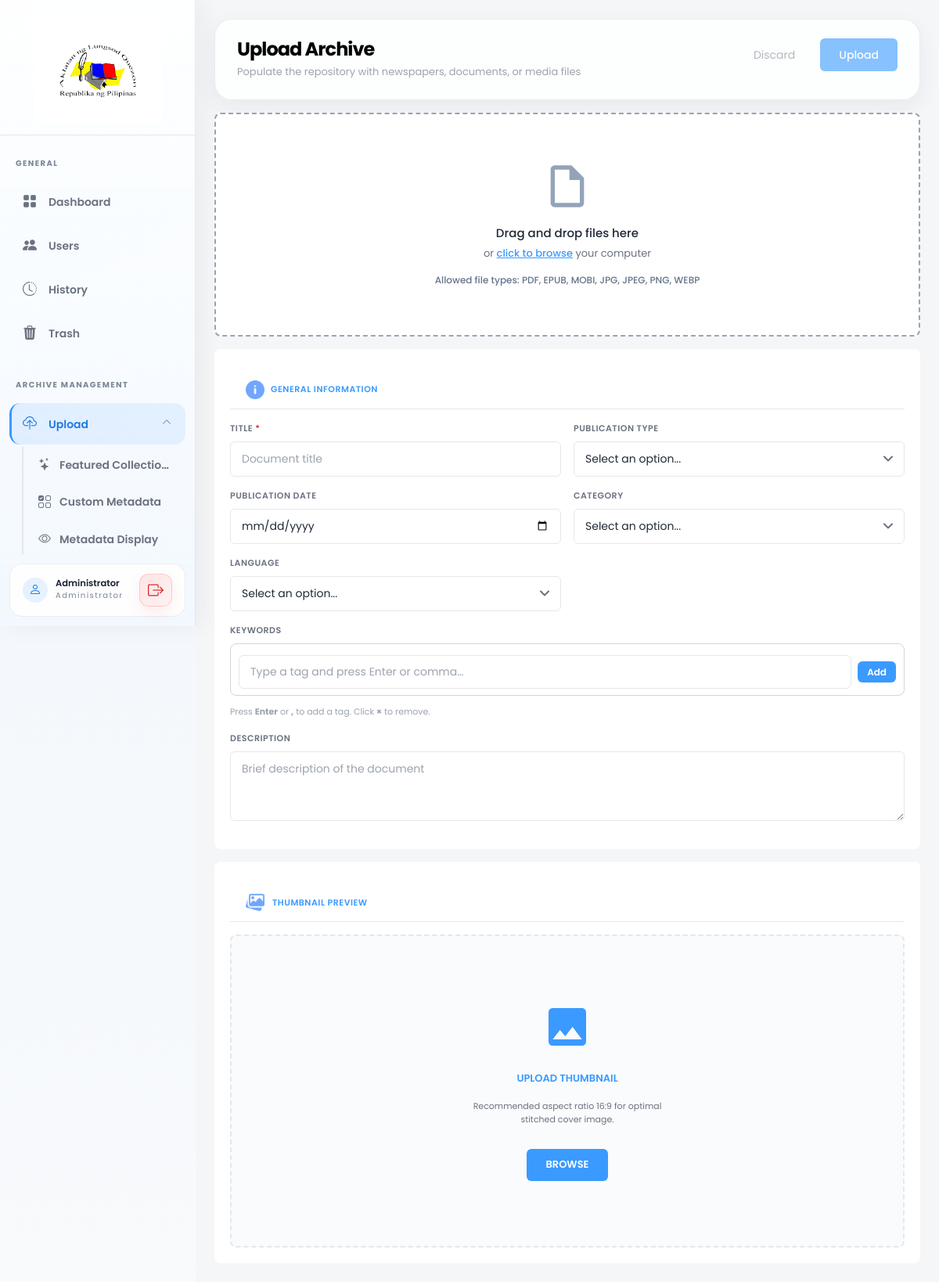
Page /admin_pages/upload.php (signed in) on the committed database.
### tables this page shows
CREATE TABLE IF NOT EXISTS users (
    id INT PRIMARY KEY AUTO_INCREMENT,
    username VARCHAR(50) UNIQUE NOT NULL,
    password VARCHAR(255) NOT NULL,
    full_name VARCHAR(100) NOT NULL,
    email VARCHAR(100) UNIQUE NOT NULL,
    profile_photo VARCHAR(255) DEFAULT NULL,
    role ENUM('super_admin', 'admin') DEFAULT 'admin',
    status ENUM('active', 'inactive') DEFAULT 'active',
    last_login DATETIME DEFAULT NULL,
    deleted_by INT DEFAULT NULL,
    deleted_at DATETIME DEFAULT NULL,
    created_at DATETIME DEFAULT CURRENT_TIMESTAMP,
    updated_at DATETIME DEFAULT CURRENT_TIMESTAMP ON UPDATE CURRENT_TIMESTAMP
);

CREATE TABLE IF NOT EXISTS form_fields (
    id INT PRIMARY KEY AUTO_INCREMENT,
    form_id INT NOT NULL COMMENT 'References form_templates.id',
    field_label VARCHAR(255) NOT NULL COMMENT 'Display label shown to users',
    field_type ENUM('text', 'textarea', 'number', 'date', 'select', 'checkbox', 'radio', 'tags') NOT NULL,
    field_options TEXT DEFAULT NULL COMMENT 'JSON array for select/checkbox/radio options',
    is_required TINYINT(1) DEFAULT 0 COMMENT '1 = required field, 0 = optional',
    display_order INT DEFAULT 0 COMMENT 'Sort order for display on forms',
    help_text TEXT DEFAULT NULL COMMENT 'Optional help text displayed near field',
    created_at DATETIME DEFAULT CURRENT_TIMESTAMP,
    updated_at DATETIME DEFAULT CURRENT_TIMESTAMP ON UPDATE CURRENT_TIMESTAMP,
    FOREIGN KEY (form_id) REFERENCES form_templates(id) ON DELETE CASCADE,
    INDEX idx_form_order (form_id, display_order)
);

### views/upload.php (the view, shortened to what the rows shown need)
<!DOCTYPE html>
<html lang="en">
<head>
    <link href="https://cdn.jsdelivr.net/npm/bootstrap@5.3.2/dist/css/bootstrap.min.css" rel="stylesheet">
    <link href="https://cdn.jsdelivr.net/npm/bootstrap-icons@1.11.1/font/bootstrap-icons.css" rel="stylesheet">
    <link href="<?= APP_URL ?>/assets/css/style.css" rel="stylesheet">
    <link href="<?= APP_URL ?>/assets/css/dark-mode.css" rel="stylesheet">
    <link href="<?= APP_URL ?>/assets/css/admin_pages/upload.css?v=<?= time() ?>" rel="stylesheet">
</head>
<body class="admin-shell <?= getSetting('dark_mode') === '1' ? 'dark-mode' : '' ?>">
    <?php include __DIR__ . '/layouts/sidebar.php'; ?>
    <main class="main-content">
        <div class="page-header">
            <div>
                <h1><?= $editMode ? 'Edit Archive' : 'Upload Archive' ?></h1>
            </div>
        </div>
        <div class="content-grid">
            <div class="form-section">
        <form id="uploadForm" action="<?= route_url('upload') ?>" method="POST" enctype="multipart/form-data">
                    <div class="info-card">
                        <?php if (empty($formFields) && empty($customFields)): ?>
                        <div class="empty-state-container text-center py-5">
                            <div class="empty-state-icon mb-3">
                                <i class="bi bi-inbox" style="font-size: 4rem; color: #6c757d;"></i>
                            </div>
                            <h3 class="empty-state-title">No Metadata Fields Defined</h3>
                            <p class="empty-state-description text-muted">
                                Please customize your metadata structure to start uploading archives.<br>
                                Define fields like Author, Date, and Keywords to keep your library organized.
                            </p>
                    <a href="<?= route_url('form-library') ?>" class="btn btn-primary mt-3">
                                <i class="bi bi-gear"></i> Configure Metadata Fields
                            </a>
                        </div>
                        <?php else: ?>
                        <?php if (!empty($formFields)): ?>
                        <?php
                        $fieldIndex = 0;
                        $totalFields = count($formFields);
                        while ($fieldIndex < $totalFields):
                            $field = $formFields[$fieldIndex];
                            $fieldName = 'field_' . $field['id'];
                            $fieldValue = $customMetadataValues[$field['id']] ?? '';
                            $required = $field['is_required'] ? 'required' : '';
                            $requiredAttr = $field['is_required'] ? 'data-required="true"' : '';
                            $isFullWidth = in_array($field['field_type'], ['textarea', 'checkbox', 'radio', 'tags']);
                            if ($isFullWidth):
                        ?>
                        <div class="form-group-full">
                            <label>
                                <?= strtoupper(htmlspecialchars($field['field_label'])) ?>
                            </label>
                            <?php if ($field['field_type'] === 'textarea'): ?>
                                <textarea class="custom-field"
                                          id="<?= $fieldName ?>"
                                          name="<?= $fieldName ?>"
                                          rows="3" placeholder="<?= htmlspecialchars($field['help_text'] ?? '') ?>"
                                          <?= $required ?>
                                          <?= $requiredAttr ?>><?= htmlspecialchars($fieldValue) ?></textarea>
                            <?php elseif ($field['field_type'] === 'tags'): ?>
                                <div class="tags-field-wrapper">
                                    <div class="tags-input-row">
                                        <input type="text"
                                               id="<?= $fieldName ?>_input"
                                               class="tags-text-input"
                                               placeholder="Type a tag and press Enter or comma…"
                                               onkeydown="handleTagKeydown(event,'<?= $fieldName ?>')"
                                               onclick="event.stopPropagation()"
                                               autocomplete="off">
                                        <button type="button" class="tags-add-btn" onclick="event.stopPropagation();addTagFromInput('<?= $fieldName ?>')">Add</button>
                                    </div>
                                </div>
                                <div class="tags-hint">Press <strong>Enter</strong> or <strong>,</strong> to add a tag. Click <strong>×</strong> to remove.</div>
                            <?php endif; ?>
                        </div>
                        <?php
                                $fieldIndex++;
                            else:
                                $nextField = null;
                                $nextFieldName = '';
                                $nextFieldValue = '';
                                $nextRequired = '';
                                $nextRequiredAttr = '';
                                if ($fieldIndex + 1 < $totalFields) {
                                    $nextField = $formFields[$fieldIndex + 1];
                                    if (!in_array($nextField['field_type'], ['textarea', 'checkbox', 'radio', 'tags'])) {
                                        $nextFieldName = 'field_' . $nextField['id'];
                                        $nextFieldValue = $customMetadataValues[$nextField['id']] ?? '';
                                        $nextRequired = $nextField['is_required'] ? 'required' : '';
                                        $nextRequiredAttr = $nextField['is_required'] ? 'data-required="true"' : '';
                                    } else {
                                        $nextField = null;
                                    }
                                }
                        ?>
                        <div class="form-row-2col">
                            <div class="form-group">
                                <label>
                                    <?= strtoupper(htmlspecialchars($field['field_label'])) ?>
                                    <?php if ($field['is_required']): ?>
                                        <span class="text-danger">*</span>
                                    <?php endif; ?>
                                </label>
                                <?php if ($field['field_type'] === 'text'): ?>
                                    <input type="text"
                                           class="custom-field"
                                           id="<?= $fieldName ?>"
                                           name="<?= $fieldName ?>"
                                           value="<?= htmlspecialchars($fieldValue) ?>"
                                           placeholder="<?= htmlspecialchars($field['help_text'] ?? '') ?>"
                                           <?= $required ?>
                                           <?= $requiredAttr ?>>
                                <?php elseif ($field['field_type'] === 'date'): ?>
                                    <input type="date"
                                           class="custom-field"
                                           id="<?= $fieldName ?>"
                                           name="<?= $fieldName ?>"
                                           value="<?= htmlspecialchars($fieldValue) ?>"
                                           <?= $required ?>
                                           <?= $requiredAttr ?>>
                                <?php elseif ($field['field_type'] === 'select'):
                                ?>
                                    <select class="custom-field"
                                            id="<?= $fieldName ?>"
                                            name="<?= $fieldName ?>"
                                            <?= $required ?>
                                            <?= $requiredAttr ?>>
                                        <option value="">Select an option...</option>
                                    </select>
                                <?php endif; ?>
                            </div>
                            <?php if ($nextField): ?>
                            <div class="form-group">
                                <label>
                                    <?= strtoupper(htmlspecialchars($nextField['field_label'])) ?>
                                </label>
                                <?php if ($nextField['field_type'] === 'text'): ?>
                                    <input type="text"
                                           class="custom-field"
                                           id="<?= $nextFieldName ?>"
                                           name="<?= $nextFieldName ?>"
                                           value="<?= htmlspecialchars($nextFieldValue) ?>"
                                           placeholder="<?= htmlspecialchars($nextField['help_text'] ?? '') ?>"
                                           <?= $nextRequired ?>
                                           <?= $nextRequiredAttr ?>>
                                <?php elseif ($nextField['field_type'] === 'select'):
                                ?>
                                    <select class="custom-field"
                                            id="<?= $nextFieldName ?>"
                                            name="<?= $nextFieldName ?>"
                                            <?= $nextRequired ?>
                                            <?= $nextRequiredAttr ?>>
                                        <option value="">Select an option...</option>
                                    </select>
                                <?php endif; ?>
                            </div>
                            <?php
                                $fieldIndex += 2;
                            else:
                                $fieldIndex++;
                            ?>
                            <div class="form-group"></div>
                            <?php endif; ?>
                        </div>
                        <?php
                            endif;
                        endwhile;
                        ?>
                        <?php endif; ?>
                        <?php endif; ?>
                    </div>
                </form>
            </div>
        </div>
    </main>
</body>
</html>

### views/layouts/sidebar.php (shortened to what the rows shown need)
<aside class="sidebar" id="sidebar">
    <div class="sidebar-footer">
        <div class="sidebar-user-info">
            <span class="sidebar-user-name"><?= htmlspecialchars($currentUser['full_name'] ?? 'User') ?></span>
            <span class="sidebar-user-role">Administrator</span>
        </div>
    </div>
</aside>

### rows in the picture
users: full_name "Administrator"
form_fields: field_label "TITLE"
form_fields: field_label "PUBLICATION TYPE"
form_fields: field_label "PUBLICATION DATE"
form_fields: field_label "CATEGORY"
form_fields: field_label "LANGUAGE"
form_fields: field_label "KEYWORDS"
form_fields: field_label "DESCRIPTION", id+help_text+is_required "Brief description of the document"
